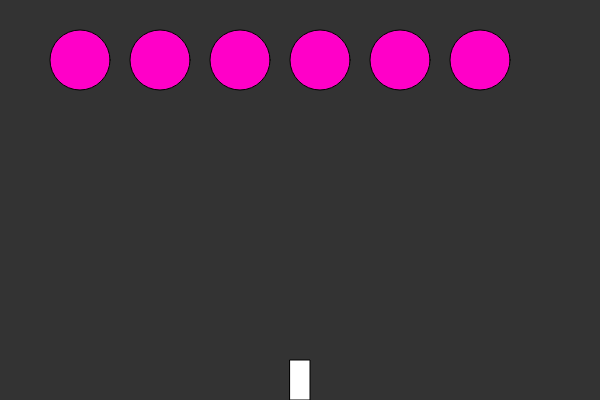
Frame 1 (no input)
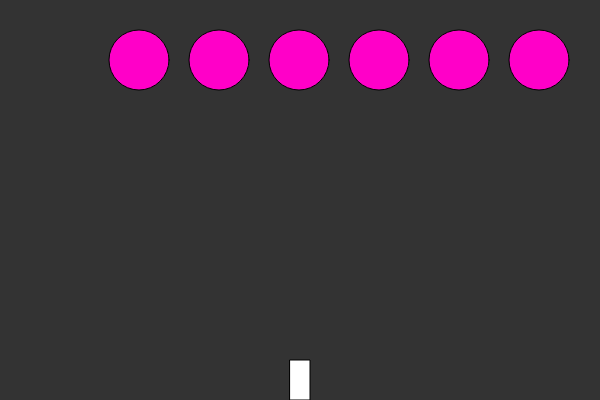
Frame 60 (no input)
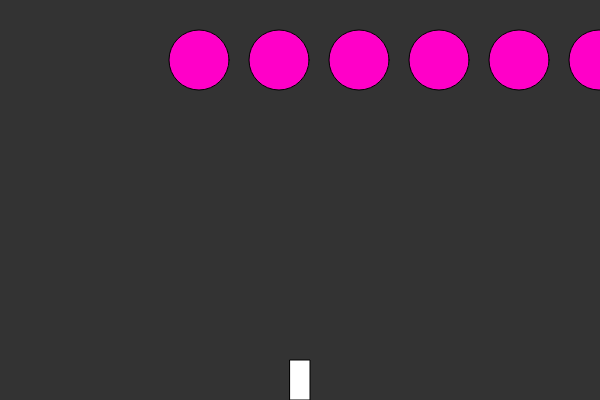
Frame 120 (the mouse pressed at the canvas centre since frame 60)

The p5.js sketch that drew these frames (run headless with seeded random() and noise() and a simulated clock; from frame 60 on, the mouse is pressed at the canvas centre):

// p5.js sketch
// ── sketch.js
var ship;
var flowers = [];
var drops = [];

function setup() {
  createCanvas(600, 400);
  ship = new Ship();
  //   drop = new Drop(width / 2, height / 2);
  for (var i = 0; i < 6; i++) {
    flowers[i] = new Flower(i * 80 + 80, 60);
  }
}

function draw() {
  background(51);
  ship.show();

  for (var i = 0; i < drops.length; i++) {
    drops[i].show();
    drops[i].move();

    for (var j = 0; j < flowers.length; j++) {
      if (drops[i].hits(flowers[j])) {
        flowers[j].grow();
        drops[i].evaporate();
      }
    }
  }

  for (var i = 0; i < flowers.length; i++) {
    flowers[i].show();
    flowers[i].move();
  }

  for (var i = drops.length - 1; i >= 0; i--) {
    if (drops[i].toDelete) {
      drops.splice(i, 1);
    }
  }
}

function keyPressed() {
  if (key === " ") {
    var drop = new Drop(ship.x, height);
    drops.push(drop);
  }
  if (keyCode === RIGHT_ARROW) {
    ship.move(1);
  } else if (keyCode === LEFT_ARROW) {
    ship.move(-1);
  }
}

// ── drop.js
function Drop(x, y) {
  this.x = x;
  this.y = y;
  this.r = 8;
  this.toDelete = false;

  this.show = function () {
    noStroke();
    fill(150, 0, 255);
    ellipse(this.x, this.y, this.r * 2, this.r * 2);
  };

  this.evaporate = function () {
    this.toDelete = true;
  };

  this.hits = function (flower) {
    var d = dist(this.x, this.y, flower.x, flower.y);
    // flower and drop intersect if distance (d) is less
    // than the flower's and drop's radius.
    if (d < this.r + flower.r) {
      return true;
    } else {
      return false;
    }
  };

  this.move = function () {
    this.y = this.y - 3;
  };
}

// ── flower.js
function Flower(x, y) {
  this.x = x;
  this.y = y;
  this.r = 30;

  this.xdir = 1;
  this.ydir = 0;

  this.grow = function () {
    this.r = this.r + 2;
  };

  this.move = function () {
    this.x = this.x + this.xdir;
    this.y = this.y + this.ydir;
  };

  this.show = function () {
    fill(255, 0, 200);
    ellipse(this.x, this.y, this.r * 2, this.r * 2);
  };
}

// ── ship.js
function Ship() {
  this.x = width / 2;

  this.show = function () {
    fill(255);
    rectMode(CENTER);
    rect(this.x, height - 20, 20, 40);
  };

  this.move = function (dir) {
    this.x += dir * 10;
  };
}
